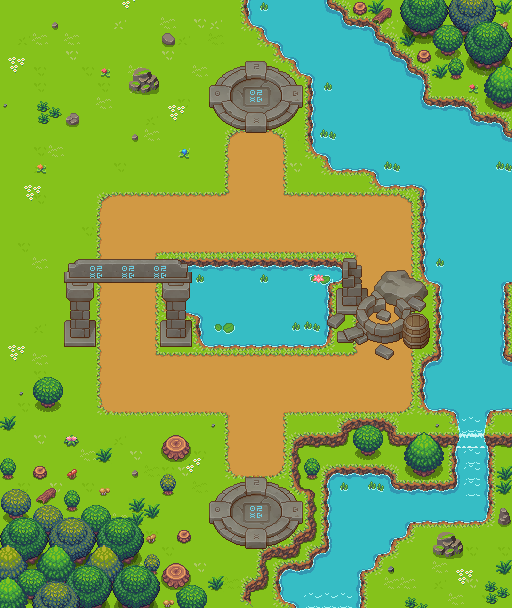

Tiled map render using the project's own tile images. Description and the map definition, with tile-layer contents summarised, below:
An orthogonal 32x38 tile map with 16x16 px tiles, 7 tile layers (Main Layer, Sub Layer, Accent1, Accent2, ...), 2 hidden layers not drawn, 4 tilesets.

<map version="1.9" tiledversion="1.9.2" orientation="orthogonal" renderorder="right-down" width="32" height="38" tilewidth="16" tileheight="16" infinite="0" nextlayerid="10" nextobjectid="1">
 <tileset firstgid="1" source="terrain tiles.tsx" />
 <tileset firstgid="385" source="TX Props.tsx" />
 <tileset firstgid="1409" source="waterfalls.tsx" />
 <tileset firstgid="1745" source="Decorations.tsx" />
 <layer id="1" name="Main Layer" width="32" height="38">
  <data>[1216 cells, 1216 non-empty, 39 distinct tile ids]</data>
 </layer>
 <layer id="2" name="Sub Layer" width="32" height="38">
  <data>[1216 cells, 228 non-empty, 133 distinct tile ids]</data>
 </layer>
 <layer id="3" name="Accent1" width="32" height="38">
  <data>[1216 cells, 132 non-empty, 108 distinct tile ids]</data>
 </layer>
 <layer id="4" name="Accent2" width="32" height="38">
  <data>[1216 cells, 81 non-empty, 48 distinct tile ids]</data>
 </layer>
 <layer id="5" name="Accent3" width="32" height="38">
  <data>[1216 cells, 50 non-empty, 38 distinct tile ids]</data>
 </layer>
 <layer id="6" name="Overlayer1" width="32" height="38">
  <data>[1216 cells, 42 non-empty, 25 distinct tile ids]</data>
 </layer>
 <layer id="7" name="Overlayer2" width="32" height="38">
  <data>[1216 cells, 22 non-empty, 14 distinct tile ids]</data>
 </layer>
 <layer id="8" name="GroundPath" width="32" height="38" visible="0">
  <data>[1216 cells, 43 non-empty, 5 distinct tile ids]</data>
 </layer>
 <layer id="9" name="FlyingPath" width="32" height="38" visible="0">
  <data>[1216 cells, 43 non-empty, 5 distinct tile ids]</data>
 </layer>
</map>
